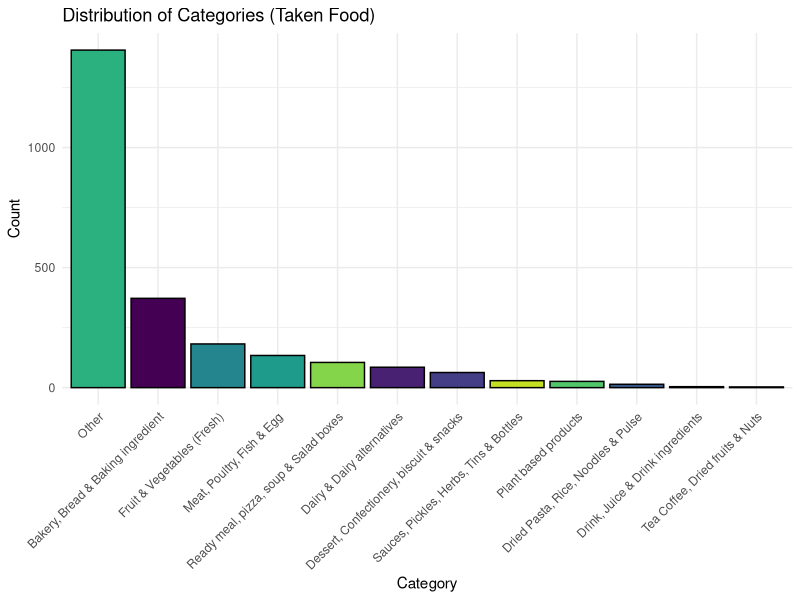
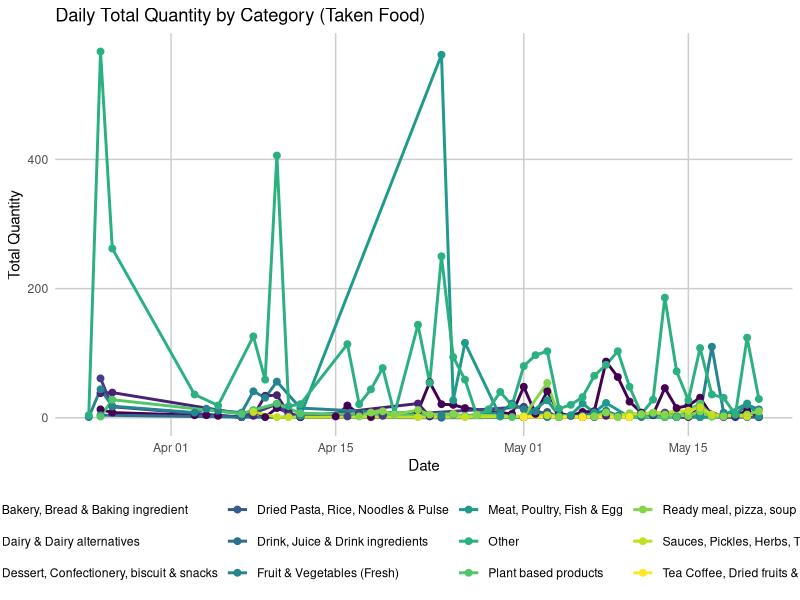
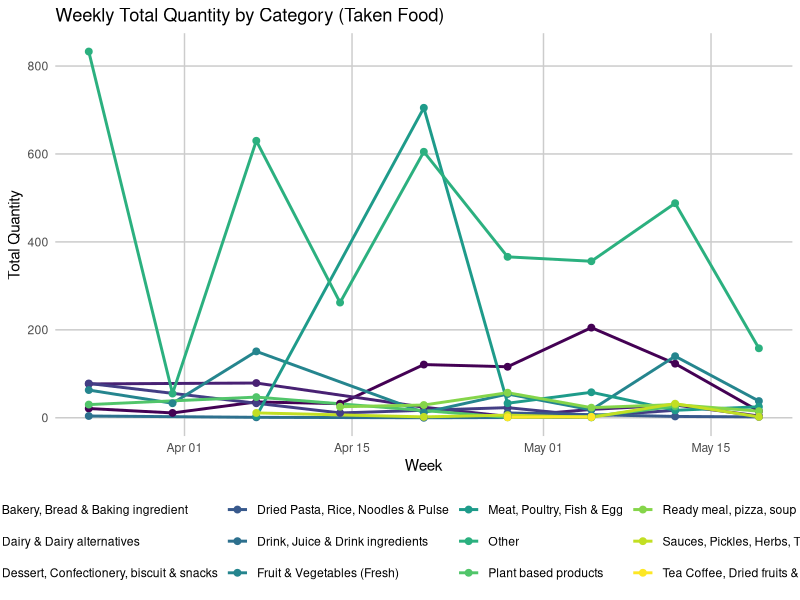
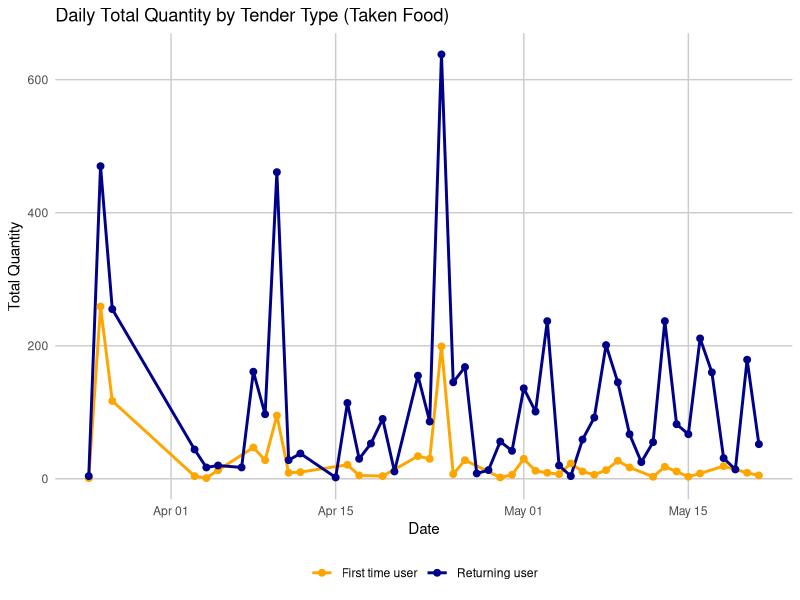
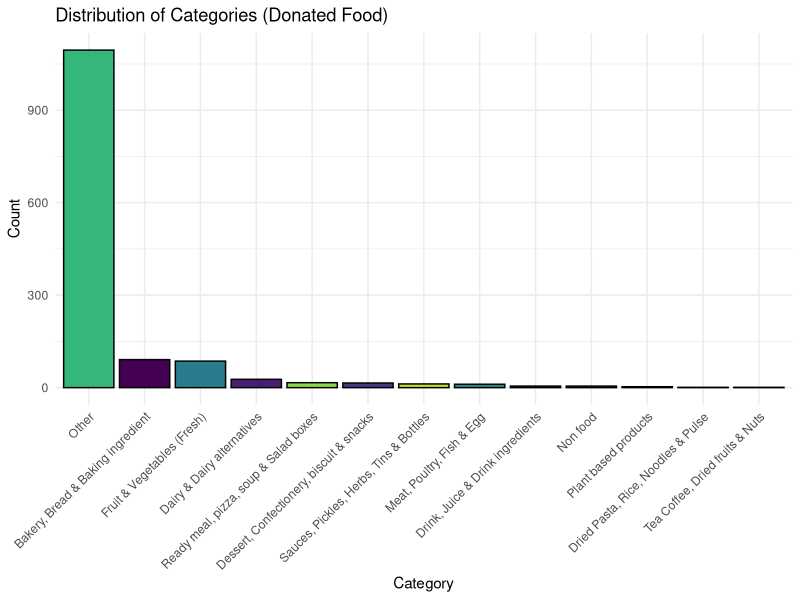
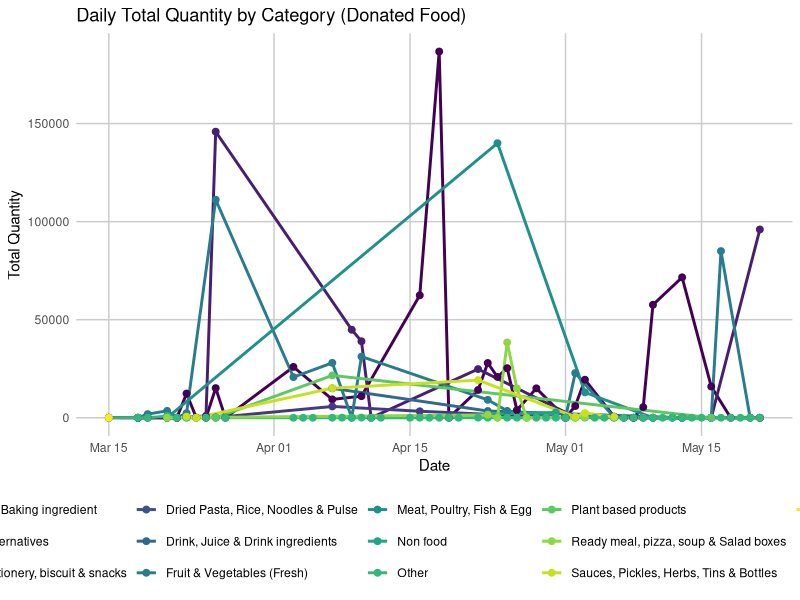
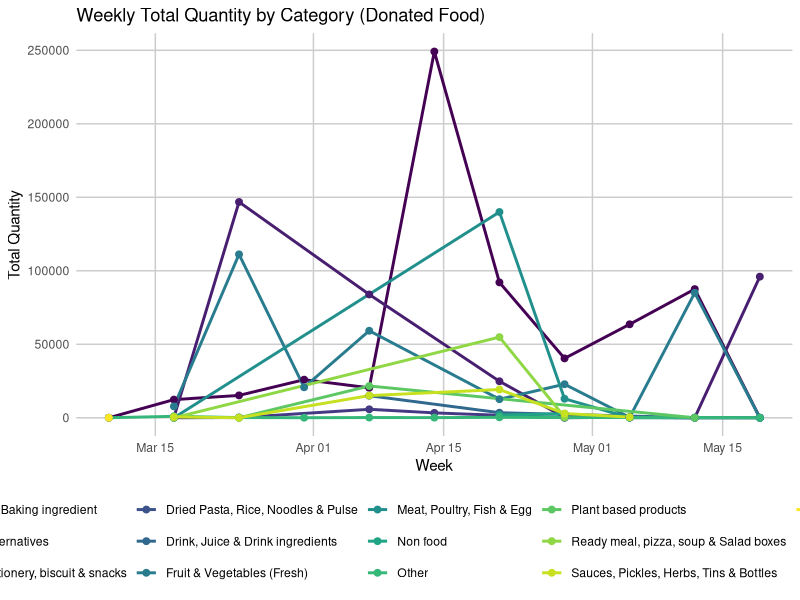
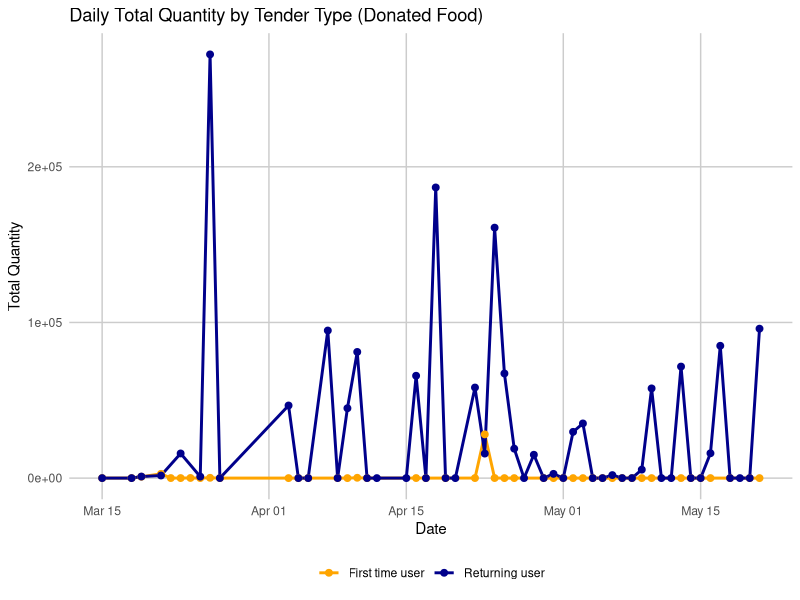

Generate these figures, in order, with R:
## ---- chunk 1
library(tidyverse)
library(lubridate)
library(viridis)

# Load the cleaned data
cleaned_data <- read.csv("data/cleaned_data.csv")

# Add a column to identify whether the food is taken or donated
cleaned_data <- cleaned_data %>%
  mutate(FoodType = ifelse(grepl("\\(Take\\)", Product), "Take", "Donate"))

# Function to update "Other" categories based on ProductID
update_category <- function(data) {
  lookup_table <- data %>%
    filter(Category != "Other") %>%
    select(ProductId, Category) %>%
    distinct()
  
  updated_data <- data %>%
    left_join(lookup_table, by = "ProductId", suffix = c("", "_new")) %>%
    mutate(Category = ifelse(Category == "Other" & !is.na(Category_new), Category_new, Category)) %>%
    select(-Category_new)
  
  return(updated_data)
}

cleaned_data <- update_category(cleaned_data)

# Convert Quantity to numeric and Date.Time to Date type
cleaned_data$Quantity <- as.numeric(gsub("[^0-9.]", "", cleaned_data$Quantity))
cleaned_data$Date.Time <- as.POSIXct(cleaned_data$Date.Time, format = "%d/%m/%Y %H:%M:%S")
## ---- chunk 2
# Filter data for taken food
filtered_data_taken <- cleaned_data %>% filter(FoodType == "Take")

# Calculate the total quantity in grams and kilograms for taken food
total_quantity_grams_taken <- sum(filtered_data_taken$Quantity, na.rm = TRUE)
total_quantity_kilograms_taken <- total_quantity_grams_taken / 1000

# Calculate the average daily quantity for taken food
unique_days_taken <- length(unique(as.Date(filtered_data_taken$Date.Time)))
average_daily_quantity_taken <- total_quantity_kilograms_taken / unique_days_taken
## ---- chunk 3
#| component: valuebox
#| title: "Total Quantity (KG)"
#| color: primary
total_quantity_kilograms_taken
## ---- chunk 4
#| component: valuebox
#| title: "Average Daily Quantity (KG)"
#| color: secondary
average_daily_quantity_taken
## ---- chunk 5
#| title: Distribution count of each category
# Distribution count of each category for taken food
category_counts_taken <- filtered_data_taken %>%
  group_by(Category) %>%
  summarise(count = n())

# Create bar plot for category distribution
ggplot(category_counts_taken, aes(x = reorder(Category, -count), y = count)) +
  geom_bar(stat = "identity", fill = viridis::viridis(length(unique(category_counts_taken$Category))), color = "black") +
  theme_minimal() +
  labs(title = "Distribution of Categories (Taken Food)", x = "Category", y = "Count") +
  theme(axis.text.x = element_text(angle = 45, hjust = 1))
## ---- chunk 6
#| title: Total quantity per day per category
# Total quantity per day for each category for taken food
daily_totals_taken <- filtered_data_taken %>%
  group_by(Date = as.Date(Date.Time), Category) %>%
  summarise(Total_Quantity = sum(Quantity, na.rm = TRUE), .groups = 'drop')

# Create line plot for daily totals
ggplot(daily_totals_taken, aes(x = Date, y = Total_Quantity, color = Category, group = Category)) +
  geom_line(size = 1) +
  geom_point(size = 2) +
  theme_minimal() +
  labs(title = "Daily Total Quantity by Category (Taken Food)", x = "Date", y = "Total Quantity") +
  theme(
    legend.position = "bottom",
    legend.title = element_blank(),
    panel.grid.major = element_line(color = "grey80"),
    panel.grid.minor = element_blank()
  ) +
  scale_color_viridis_d()
## ---- chunk 7
#| title: Total quantity per week per category
# Total quantity per week for each category for taken food
weekly_totals_taken <- filtered_data_taken %>%
  group_by(Week = floor_date(Date.Time, "week"), Category) %>%
  summarise(Total_Quantity = sum(Quantity, na.rm = TRUE), .groups = 'drop')

# Create line plot for weekly totals
ggplot(weekly_totals_taken, aes(x = Week, y = Total_Quantity, color = Category, group = Category)) +
  geom_line(size = 1) +
  geom_point(size = 2) +
  theme_minimal() +
  labs(title = "Weekly Total Quantity by Category (Taken Food)", x = "Week", y = "Total Quantity") +
  theme(
    legend.position = "bottom",
    legend.title = element_blank(),
    panel.grid.major = element_line(color = "grey80"),
    panel.grid.minor = element_blank()
  ) +
  scale_color_viridis_d()
## ---- chunk 8
#| title: Total quantity by Tender over time
# Total quantity by Tender over time for taken food
tender_daily_totals_taken <- filtered_data_taken %>%
  group_by(Date = as.Date(Date.Time), Tender) %>%
  summarise(Total_Quantity = sum(Quantity, na.rm = TRUE), .groups = 'drop')

# Create line plot for tender daily totals
ggplot(tender_daily_totals_taken, aes(x = Date, y = Total_Quantity, color = Tender, group = Tender)) +
  geom_line(size = 1) +
  geom_point(size = 2) +
  theme_minimal() +
  labs(title = "Daily Total Quantity by Tender Type (Taken Food)", x = "Date", y = "Total Quantity") +
  theme(
    legend.position = "bottom",
    legend.title = element_blank(),
    panel.grid.major = element_line(color = "grey80"),
    panel.grid.minor = element_blank()
  ) +
  scale_color_manual(values = c("Returning user" = "darkblue", "First time user" = "orange"))
## ---- chunk 9
# Filter data for donated food
filtered_data_donated <- cleaned_data %>% filter(FoodType == "Donate")

# Calculate the total quantity in grams and kilograms for donated food
total_quantity_grams_donated <- sum(filtered_data_donated$Quantity, na.rm = TRUE)
total_quantity_kilograms_donated <- total_quantity_grams_donated / 1000

# Calculate the average daily quantity for donated food
unique_days_donated <- length(unique(as.Date(filtered_data_donated$Date.Time)))
average_daily_quantity_donated <- total_quantity_kilograms_donated / unique_days_donated
## ---- chunk 10
#| component: valuebox
#| title: "Total Quantity (KG)"
#| color: primary
total_quantity_kilograms_donated
## ---- chunk 11
#| component: valuebox
#| title: "Average Daily Quantity (KG)"
#| color: secondary
average_daily_quantity_donated
## ---- chunk 12
#| title: Distribution count of each category
# Distribution count of each category for donated food
category_counts_donated <- filtered_data_donated %>%
  group_by(Category) %>%
  summarise(count = n())

# Create bar plot for category distribution
ggplot(category_counts_donated, aes(x = reorder(Category, -count), y = count)) +
  geom_bar(stat = "identity", fill = viridis::viridis(length(unique(category_counts_donated$Category))), color = "black") +
  theme_minimal() +
  labs(title = "Distribution of Categories (Donated Food)", x = "Category", y = "Count") +
  theme(axis.text.x = element_text(angle = 45, hjust = 1))
## ---- chunk 13
#| title: Total quantity per day per category
# Total quantity per day for each category for donated food
daily_totals_donated <- filtered_data_donated %>%
  group_by(Date = as.Date(Date.Time), Category) %>%
  summarise(Total_Quantity = sum(Quantity, na.rm = TRUE), .groups = 'drop')

# Create line plot for daily totals
ggplot(daily_totals_donated, aes(x = Date, y = Total_Quantity, color = Category, group = Category)) +
  geom_line(size = 1) +
  geom_point(size = 2) +
  theme_minimal() +
  labs(title = "Daily Total Quantity by Category (Donated Food)", x = "Date", y = "Total Quantity") +
  theme(
    legend.position = "bottom",
    legend.title = element_blank(),
    panel.grid.major = element_line(color = "grey80"),
    panel.grid.minor = element_blank()
  ) +
  scale_color_viridis_d()
## ---- chunk 14
#| title: Total quantity per week per category
# Total quantity per week for each category for donated food
weekly_totals_donated <- filtered_data_donated %>%
  group_by(Week = floor_date(Date.Time, "week"), Category) %>%
  summarise(Total_Quantity = sum(Quantity, na.rm = TRUE), .groups = 'drop')

# Create line plot for weekly totals
ggplot(weekly_totals_donated, aes(x = Week, y = Total_Quantity, color = Category, group = Category)) +
  geom_line(size = 1) +
  geom_point(size = 2) +
  theme_minimal() +
  labs(title = "Weekly Total Quantity by Category (Donated Food)", x = "Week", y = "Total Quantity") +
  theme(
    legend.position = "bottom",
    legend.title = element_blank(),
    panel.grid.major = element_line(color = "grey80"),
    panel.grid.minor = element_blank()
  ) +
  scale_color_viridis_d()
## ---- chunk 15
#| title: Total quantity by Tender over time
# Total quantity by Tender over time for donated food
tender_daily_totals_donated <- filtered_data_donated %>%
  group_by(Date = as.Date(Date.Time), Tender) %>%
  summarise(Total_Quantity = sum(Quantity, na.rm = TRUE), .groups = 'drop')

# Create line plot for tender daily totals
ggplot(tender_daily_totals_donated, aes(x = Date, y = Total_Quantity, color = Tender, group = Tender)) +
  geom_line(size = 1) +
  geom_point(size = 2) +
  theme_minimal() +
  labs(title = "Daily Total Quantity by Tender Type (Donated Food)", x = "Date", y = "Total Quantity") +
  theme(
    legend.position = "bottom",
    legend.title = element_blank(),
    panel.grid.major = element_line(color = "grey80"),
    panel.grid.minor = element_blank()
  ) +
  scale_color_manual(values = c("Returning user" = "darkblue", "First time user" = "orange"))
